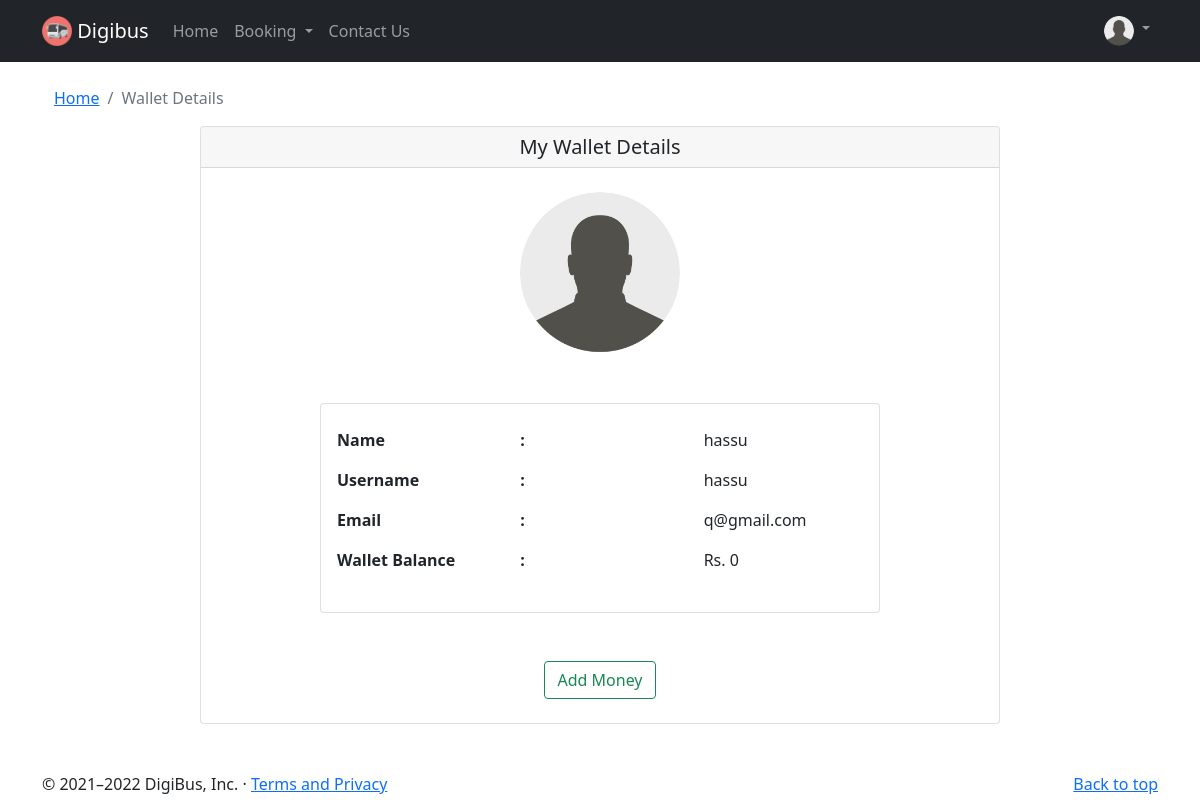
The app's page /wallet (signed in) with its own data.
### flaskblog/models.py (models this page shows, shortened)
class User(db.Model, UserMixin):
    id = db.Column(db.Integer, primary_key=True)
    fullname = db.Column(db.String(30), nullable=False)
    username = db.Column(db.String(20), unique=True, nullable=False)
    email = db.Column(db.String(120), unique=True, nullable=False)
    image_file = db.Column(db.String(20), nullable=False, default = 'default1.jpg')
    password = db.Column(db.String(60), nullable=False)
    passes = db.relationship('Pass', backref='author', lazy=True)
    wallet = db.Column(db.Integer, nullable=False, default=0)

### flaskblog/routes.py (the view)
@app.route('/wallet')
@login_required
def wallet():
    user = User.query.get(current_user.id)
    image_file = url_for('static', filename='profile_pics/' + current_user.image_file)
    return render_template('wallet.html', title='Wallet Details', image_file=image_file, user=user)

### flaskblog/models.py (called while the page is built)
@login_manager.user_loader
def load_user(user_id):
    return User.query.get(int(user_id))

### flaskblog/templates/wallet.html
{% extends "layout1.html" %}
{% block content %}
<div class="container">
  <div class="mt-4">
    <nav aria-label="breadcrumb">
        <ol class="breadcrumb">
            <li class="breadcrumb-item"><a href="{{ url_for('home') }}">Home</a></li>
            <li class="breadcrumb-item active" aria-current="page">Wallet Details</li>
        </ol>
    </nav>
  </div>
    <div class="card mx-auto" style="width: 50rem;">
      <h5 class="card-header text-center">My Wallet Details</h5>
      <img src="{{ image_file }}" class="rounded-circle account-img mx-auto my-4" style="width: 10rem;">
          <div class="card mx-auto my-4" style="width: 35rem;">
            <div class="card-body my-2">
              <div class="row">
                <div class="col-sm">
                  <p class="fw-bold">Name</p>
                  <p class="fw-bold">Username</p>
                  <p class="fw-bold">Email</p>
                  <p class="fw-bold">Wallet Balance</p>
                </div>
                <div class="col-sm">
                  <p class="fw-bold">:</p>
                  <p class="fw-bold">:</p>
                  <p class="fw-bold">:</p>
                  <p class="fw-bold">:</p>
                </div>
                <div class="col-sm">
                  <p class="fw-normal">{{ user.fullname }}</p>
                  <p class="fw-normal">{{ user.username }}</p>
                  <p class="fw-normal">{{ user.email }}</p>
                  <p class="fw-normal">Rs. {{ user.wallet }}</p>
                </div>
              </div>
            </div>
          </div>
          <div class="mx-auto my-4">
            <a class="mx-2" href="{{ url_for('payment') }}"><button class="btn btn-outline-success">Add Money</button></a>
          </div>
    </div>
</div>
{% endblock content %}

### flaskblog/templates/layout1.html (style rules this page uses)
body { padding-top: 62px; }

### records on screen
User: fullname "hassu", username "hassu", email "q@gmail.com", wallet "0"
